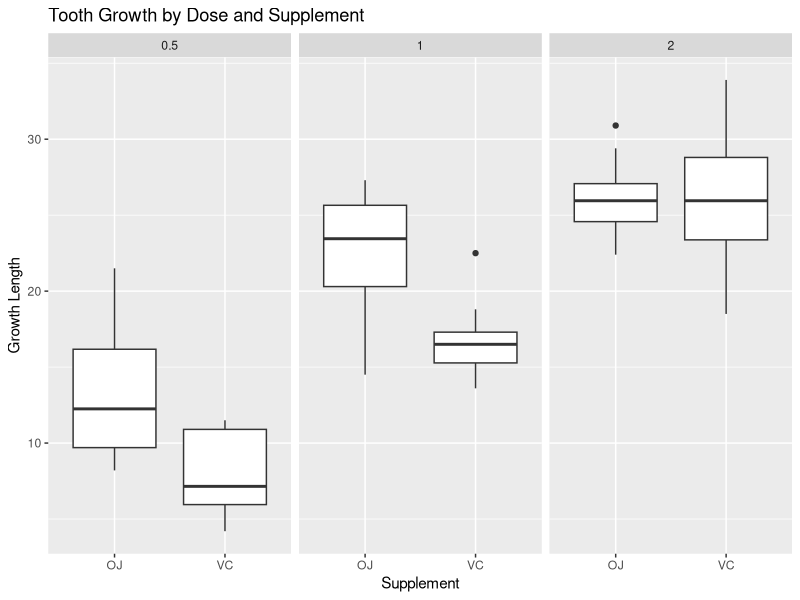

Here is the R script that generated this plot:
## ---- chunk 1
list.of.packages <- c("knitr")
new.packages <- list.of.packages[!(list.of.packages %in% installed.packages()[,"Package"])]
if(length(new.packages)) install.packages(new.packages, repos = "http://cran.us.r-project.org")
suppressWarnings ( suppressMessages ( library ( knitr ) ) )
knitr::opts_chunk$set(fig.width=8, fig.height=4, fig.path='figures/StatisticalInferenceCourseProject/StatisticalInferenceCourseProjectPart1_', echo=TRUE, warning=FALSE, message=FALSE)
## ---- chunk 2
#Clear variables
rm ( list = ls ( all = TRUE ) )
#Get and set working directory
setwd ( getwd ( ) )
#Check installed status of requried packages, and install if necessary
list.of.packages <- c( "ggplot2", "dplyr", "kableExtra" )
new.packages <- list.of.packages[!(list.of.packages %in% installed.packages()[,"Package"])]
if(length(new.packages)) install.packages(new.packages, repos = "http://cran.us.r-project.org")
suppressWarnings ( suppressMessages ( library ( ggplot2 ) ) )
suppressWarnings ( suppressMessages ( library ( dplyr ) ) )
suppressWarnings ( suppressMessages ( library ( kableExtra ) ) )
## ---- chunk 3
data ( ToothGrowth ) #load the ToothGrowth data set
## ---- chunk 4
str ( ToothGrowth ) #load the ToothGrowth data set
## ---- chunk 5
unique ( ToothGrowth$dose ) #find unique does values
## ---- chunk 6
ggplot(aes(x = supp, y = len), data = ToothGrowth) +
  geom_boxplot() +
  facet_wrap(~ dose) +
  labs(title = "Tooth Growth by Dose and Supplement", x = "Supplement", y = "Growth Length")
## ---- chunk 7
ToothGrowthSummary <- ToothGrowth %>%
  group_by (supp, dose) %>%
  summarise (
  MinGrowth = min(len),
  MaxGrowth = max(len),
  AverageGrowth = mean(len),
  MedianGrowth = median(len),
  GrowthIQR = IQR(len)
  ) %>%
  arrange (dose, supp)
  
  ToothGrowthSummary %>%
  kable("html") %>%
  kable_styling()
